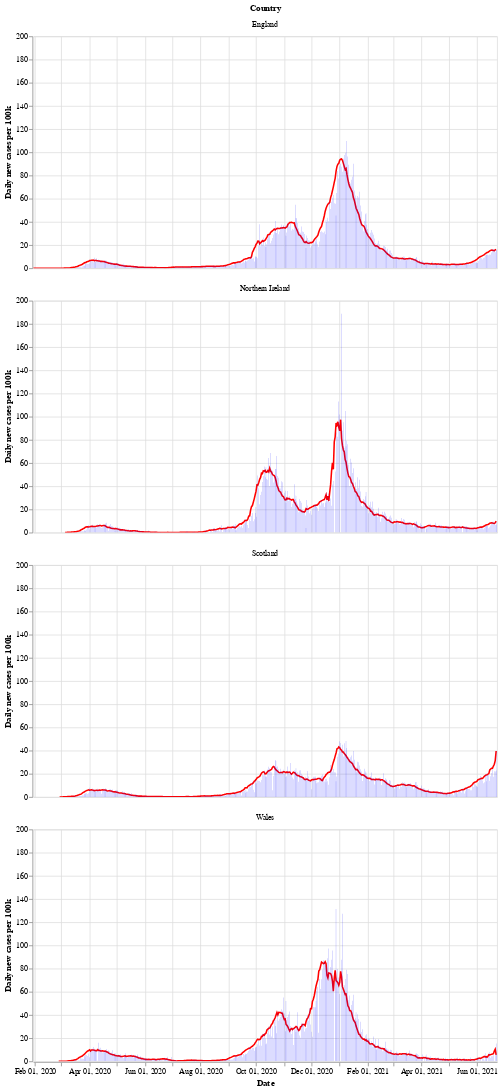

Write notebook code for a chart like this one.
### Markdown cell above
Next is a bar chart of the number of new cases in each country (per 100k population), with the 7 day moving average of cases. Again we see that Wales saw a longer period of raising and falling cases compared to the other countries.

After a period of cases falling, each nation is now seeing a rise in the number of cases - especially in Wales.

### Code cell
# collapse
bars = alt.Chart(uk_cases).mark_bar().encode(
    x=alt.X("yearmonthdate(date):T", axis=alt.Axis(title='Date')),
    y=alt.Y("newCasesRate:Q", axis=alt.Axis(title='Daily new cases per 100k')),
    tooltip='newCasesRate',
    color=alt.condition(
        alt.datum.dailyChange > 0,
        alt.value("orange"),  # The positive color
        alt.value("blue")  # The negative color
    )
).properties(title='New cases per 100k population with rolling 7 day average', width=600).interactive()
line = alt.Chart(uk_cases).mark_line(
    color='red',
    size=2,
).transform_window(
    rolling_mean='mean(newCasesRate)',
    frame=[0, 7],
    groupby=['areaName']
).encode(
    x='yearmonthdate(date):T',
    y='rolling_mean:Q'
)
alt.layer(line, bars, data=uk_cases).facet(alt.Row('areaName', title='Country'), columns=1)

### Figure 1 — Vega-Lite specification as saved in the notebook (floating-point values rounded to 4 significant figures; data arrays with more than 128 entries replaced by an {"elided": "..."} marker saying what was removed)
{"config": {"view": {"continuousWidth": 400, "continuousHeight": 300}}, "data": {"name": "data-78c7e395d2fd224a31b1cad6e0793b22"}, "facet": {"type": "nominal", "field": "areaName", "title": "Country"}, "spec": {"layer": [{"mark": {"type": "line", "color": "red", "size": 2}, "encoding": {"x": {"type": "temporal", "field": "date", "timeUnit": "yearmonthdate"}, "y": {"type": "quantitative", "field": "rolling_mean"}}, "transform": [{"window": [{"op": "mean", "field": "newCasesRate", "as": "rolling_mean"}], "frame": [0, 7], "groupby": ["areaName"]}]}, {"mark": "bar", "encoding": {"color": {"condition": {"value": "orange", "test": "(datum.dailyChange > 0)"}, "value": "blue"}, "tooltip": {"type": "quantitative", "field": "newCasesRate"}, "x": {"type": "temporal", "axis": {"title": "Date"}, "field": "date", "timeUnit": "yearmonthdate"}, "y": {"type": "quantitative", "axis": {"title": "Daily new cases per 100k"}, "field": "newCasesRate"}}, "selection": {"selector002": {"type": "interval", "bind": "scales", "encodings": ["x", "y"]}}, "title": "New cases per 100k population with rolling 7 day average", "width": 600}]}, "columns": 1, "$schema": "https://vega.github.io/schema/vega-lite/v4.8.1.json", "datasets": {"data-78c7e395d2fd224a31b1cad6e0793b22": {"elided": "1948 records"}}}
